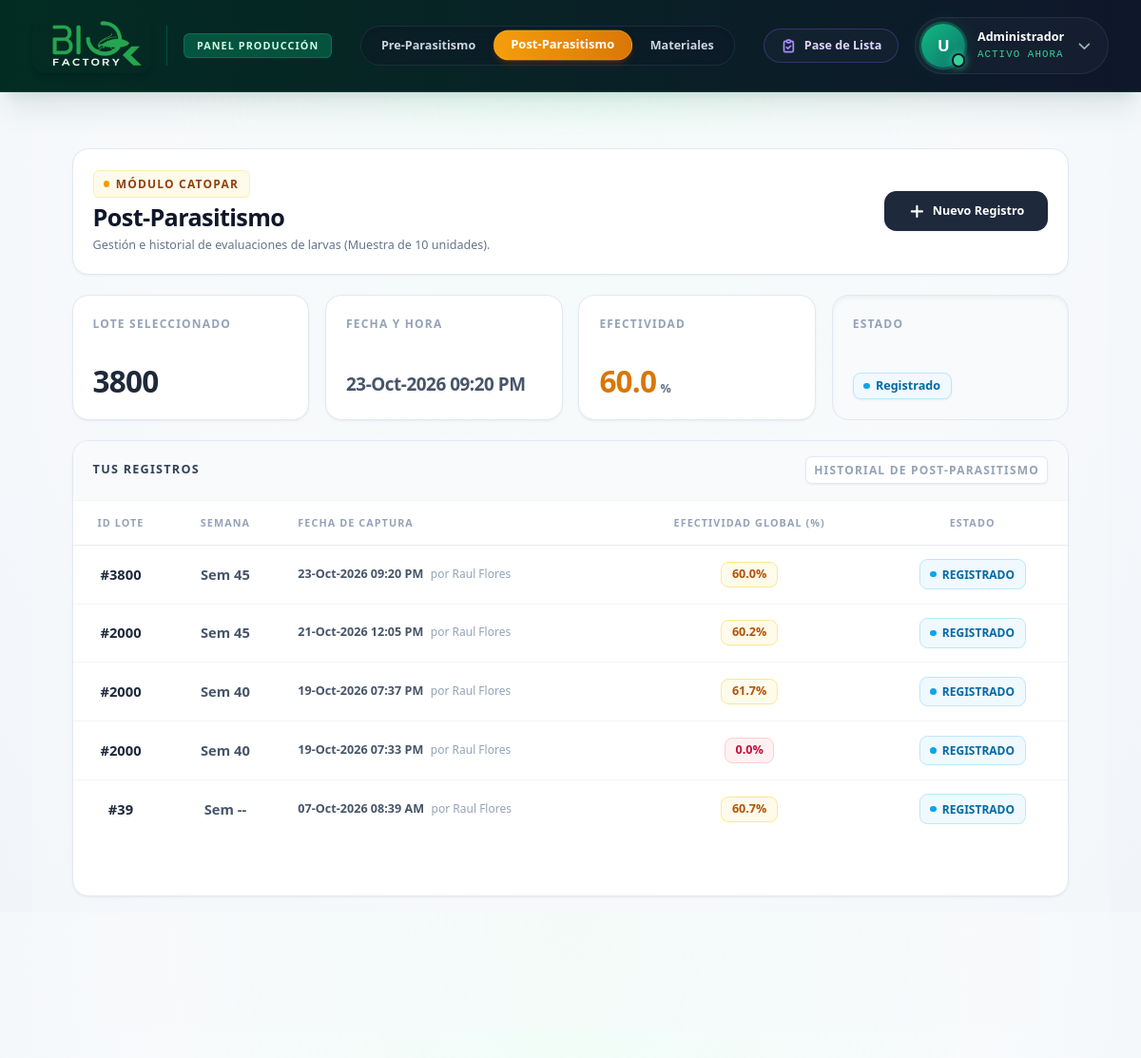
The app's page /piso/catopar/post with its own data.
### tables this page shows
CREATE TABLE POST_PARASITISMO_CABECERA (
    id_cabecera INTEGER PRIMARY KEY AUTOINCREMENT,
    id_lote TEXT NOT NULL,
    id_operador INTEGER NOT NULL,
    fecha_registro TEXT NOT NULL
, semana INTEGER, estatus TEXT DEFAULT 'Pendiente', porcentaje_global REAL DEFAULT 0.0);

### routes/prod_catopar.py (the view)
@prod_catopar_bp.route('/post')
def post():
    try:
        conn = get_db_connection()
        cursor = conn.cursor()
        cursor.execute("""
            SELECT C.id_cabecera, C.id_lote, C.semana, C.estatus, C.fecha_registro, U.nombre_usuario,
                   SUM(D.gorg_nacidos) as total_gorg_nacidos,
                   SUM(D.gorg_pupas) as total_gorg_pupas,
                   SUM(D.cat_negros) as total_cat_negros,
                   SUM(D.cat_combinados) as total_cat_combinados,
                   SUM(D.cat_ambar) as total_cat_ambar
            FROM POST_PARASITISMO_CABECERA C
            JOIN USUARIOS U ON C.id_operador = U.id_usuario
            LEFT JOIN POST_PARASITISMO_DETALLE D ON C.id_cabecera = D.id_cabecera
            GROUP BY C.id_cabecera
            ORDER BY C.id_cabecera DESC LIMIT 30
        """)
        filas_historial = cursor.fetchall()
        historial = []
        meses_es = {"01":"Ene", "02":"Feb", "03":"Mar", "04":"Abr", "05":"May", "06":"Jun",
                    "07":"Jul", "08":"Ago", "09":"Sep", "10":"Oct", "11":"Nov", "12":"Dic"}
        for row in filas_historial:
            row_dict = dict(row)
            t_gorg = (row_dict.get('total_gorg_nacidos') or 0) + (row_dict.get('total_gorg_pupas') or 0)
            t_cat = (row_dict.get('total_cat_negros') or 0) + (row_dict.get('total_cat_combinados') or 0) + (row_dict.get('total_cat_ambar') or 0)
            total_insectos = t_gorg + t_cat
            porcentaje = (t_cat / total_insectos * 100) if total_insectos > 0 else 0.0
            row_dict['porcentaje'] = round(porcentaje, 1)
            if row_dict['fecha_registro']:
                try:
                    fecha_obj = datetime.strptime(row_dict['fecha_registro'][:10], '%Y-%m-%d')
                    dia = fecha_obj.strftime('%d')
                    mes_num = fecha_obj.strftime('%m')
                    anio = fecha_obj.strftime('%Y')
                    hora_str = ""
                    if len(row_dict['fecha_registro']) > 10:
                        hora_obj = datetime.strptime(row_dict['fecha_registro'], '%Y-%m-%d %H:%M:%S')
                        hora_str = hora_obj.strftime(' %I:%M %p')
                    row_dict['fecha_registro'] = f"{dia}-{meses_es[mes_num]}-{anio}{hora_str}"
                except ValueError:
                    pass
            historial.append(row_dict)
        cursor.execute("""
            SELECT C.id_cabecera, C.id_lote, C.semana, C.estatus, C.fecha_registro,
                   SUM(D.gorg_nacidos) as total_gorg_nacidos,
                   SUM(D.gorg_pupas) as total_gorg_pupas,
                   SUM(D.cat_negros) as total_cat_negros,
                   SUM(D.cat_combinados) as total_cat_combinados,
                   SUM(D.cat_ambar) as total_cat_ambar
            FROM POST_PARASITISMO_CABECERA C
            LEFT JOIN POST_PARASITISMO_DETALLE D ON C.id_cabecera = D.id_cabecera
            GROUP BY C.id_cabecera
            ORDER BY C.id_cabecera DESC LIMIT 1
        """)
        row_ultimo = cursor.fetchone()
        ultimo = None
        if row_ultimo:
            ultimo = dict(row_ultimo)
            t_gorg = (ultimo.get('total_gorg_nacidos') or 0) + (ultimo.get('total_gorg_pupas') or 0)
            t_cat = (ultimo.get('total_cat_negros') or 0) + (ultimo.get('total_cat_combinados') or 0) + (ultimo.get('total_cat_ambar') or 0)
            total_insectos = t_gorg + t_cat
            porcentaje = (t_cat / total_insectos * 100) if total_insectos > 0 else 0.0
            ultimo['porcentaje'] = round(porcentaje, 1)
            if ultimo['fecha_registro']:
                try:
                    fecha_obj = datetime.strptime(ultimo['fecha_registro'][:10], '%Y-%m-%d')
                    dia = fecha_obj.strftime('%d')
                    mes_num = fecha_obj.strftime('%m')
                    anio = fecha_obj.strftime('%Y')
                    hora_str = ""
                    if len(row_ultimo['fecha_registro']) > 10:
                        hora_obj = datetime.strptime(row_ultimo['fecha_registro'], '%Y-%m-%d %H:%M:%S')
                        hora_str = hora_obj.strftime(' %I:%M %p')
                    ultimo['fecha_registro'] = f"{dia}-{meses_es[mes_num]}-{anio}{hora_str}"
                except ValueError:
                    pass
        conn.close()
    except Exception as e:
        print("Error en Post-Parasitismo:", e)
        historial = []
        ultimo = None
    return render_template('produccion/catopar/post.html', historial=historial, ultimo=ultimo)

### routes/prod_catopar.py (called while the page is built)
def get_db_connection():
    conn = sqlite3.connect('Bd_SIO-AGRO.db', isolation_level=None)
    conn.row_factory = sqlite3.Row
    return conn

### templates/produccion/catopar/post.html (shortened to what this page needs)
{% extends "produccion/base_produc.html" %}
{% block navbar_menu %}
<div class="w-full max-w-full overflow-x-auto hide-scroll flex justify-start sm:justify-center px-3 py-1">
    <div
        class="inline-flex items-center gap-1 p-1 bg-slate-900/40 rounded-full border border-slate-700/50 backdrop-blur-md shadow-inner flex-nowrap min-w-max">
        <a href="{{ url_for('prod_catopar.pre') }}"
            class="px-4 py-1.5 rounded-full text-xs font-bold text-slate-300 hover:text-white hover:bg-slate-700/50 transition-all whitespace-nowrap">
            Pre-Parasitismo
        </a>
        <a id="activePill" href="{{ url_for('prod_catopar.post') }}"
            class="px-4 py-1.5 rounded-full text-xs font-black text-white bg-gradient-to-r from-amber-500 to-amber-600 shadow-md shadow-amber-900/40 border border-amber-400/30 scale-[1.03] transition-all cursor-default whitespace-nowrap">
            Post-Parasitismo
        </a>
        <a href="{{ url_for('prod_catopar.materiales') }}"
            class="px-4 py-1.5 rounded-full text-xs font-bold text-slate-300 hover:text-white hover:bg-slate-700/50 transition-all whitespace-nowrap">
            Materiales
        </a>
    </div>
</div>
{% endblock %}
{% block content %}
<div class="flex-1 overflow-y-auto px-6 pt-6 pb-10 lg:px-10 bg-slate-50/50">
    <div class="w-full max-w-6xl mx-auto flex flex-col gap-5 pb-16 mb-8">
        <div
            class="bg-white border border-slate-200 p-5 rounded-2xl shadow-sm flex flex-col md:flex-row justify-between items-start md:items-center gap-4">
            <div>
                <div
                    class="inline-flex items-center gap-1.5 px-2.5 py-1 rounded-md bg-amber-50 text-amber-800 border-amber-200/60 border text-[10px] font-bold tracking-widest uppercase mb-1">
                    <div class="w-1.5 h-1.5 rounded-full bg-amber-500"></div>
                    Módulo Catopar
                </div>
                <h1 class="text-2xl font-black text-slate-900 tracking-tight mb-1">Post-Parasitismo</h1>
                <p class="text-xs text-slate-500 font-medium">Gestión e historial de evaluaciones de larvas (Muestra de
                    10 unidades).</p>
            </div>
            <button onclick="abrirModal('modalRegistroPost'); mostrarPasoPost(1);"
                class="bg-slate-800 hover:bg-slate-900 text-white text-xs font-bold py-3 px-6 rounded-xl shadow-sm transition-colors flex items-center gap-2 whitespace-nowrap">
                <svg class="w-4 h-4 font-bold" fill="none" stroke="currentColor" viewBox="0 0 24 24">
                    <path stroke-linecap="round" stroke-linejoin="round" stroke-width="3" d="M12 4v16m8-8H4"></path>
                </svg>
                Nuevo Registro
            </button>
        </div>
        <div class="grid grid-cols-2 md:grid-cols-4 gap-4">
            <div
                class="bg-white p-5 rounded-2xl shadow-sm border border-slate-200 flex flex-col justify-between min-h-[110px]">
                <h3 class="text-slate-400 text-[10px] font-extrabold uppercase tracking-widest">Lote Seleccionado</h3>
                <p class="text-3xl font-black text-slate-800 tracking-tight mt-auto" id="kpiLote">{{ ultimo.id_lote if
                    ultimo else '--' }}</p>
            </div>
            <div
                class="bg-white p-5 rounded-2xl shadow-sm border border-slate-200 flex flex-col justify-between min-h-[110px]">
                <h3 class="text-slate-400 text-[10px] font-extrabold uppercase tracking-widest">Fecha y Hora</h3>
                <p class="text-lg font-black text-slate-600 tracking-tight mt-auto" id="kpiFecha">{{
                    ultimo.fecha_registro if ultimo else '--/--/----' }}</p>
            </div>
            <div
                class="bg-white p-5 rounded-2xl shadow-sm border border-slate-200 flex flex-col justify-between min-h-[110px]">
                <h3 class="text-slate-400 text-[10px] font-extrabold uppercase tracking-widest">Efectividad</h3>
                <div class="flex items-end gap-1 mt-auto">
                    <p class="text-3xl font-black text-amber-600 tracking-tight" id="kpiPorcentaje">{{ ultimo.porcentaje
                        if ultimo and ultimo.porcentaje is not none else '0.0' }}</p>
                    <span class="text-xs font-bold text-slate-500 mb-0.5">%</span>
                </div>
            </div>
            <div
                class="bg-slate-50 p-5 rounded-2xl shadow-inner border border-slate-200 flex flex-col justify-between min-h-[110px]">
                <h3 class="text-slate-400 text-[10px] font-extrabold uppercase tracking-widest">Estado</h3>
                <div class="mt-auto" id="kpiContenedorEstatus">
                    {% if ultimo %}
                    <span
                        class="inline-flex items-center gap-1.5 px-2.5 py-1 bg-sky-50 text-sky-700 text-xs font-bold rounded-lg border border-sky-200 shadow-sm">
                        <span class="w-1.5 h-1.5 rounded-full bg-sky-500"></span> Registrado
                    </span>
                    {% else %}
                    <span
                        class="inline-flex items-center gap-1.5 px-2.5 py-1 bg-white text-slate-500 text-xs font-bold rounded-lg border border-slate-200 shadow-sm">
                        <span class="w-1.5 h-1.5 rounded-full bg-slate-300"></span> Esperando lote
                    </span>
                    {% endif %}
                </div>
            </div>
        </div>
        <div
            class="bg-white rounded-2xl shadow-sm border border-slate-200 overflow-hidden flex flex-col flex-1 min-h-[400px]">
            <div class="bg-slate-50 border-b border-slate-100 px-5 py-4 flex justify-between items-center">
                <h2 class="text-xs font-bold text-slate-700 uppercase tracking-widest">Tus Registros</h2>
                <span
                    class="text-[10px] text-slate-400 font-bold uppercase tracking-widest bg-white border border-slate-200 px-2 py-1 rounded-md shadow-sm">Historial
                    de Post-Parasitismo</span>
            </div>
            <div class="overflow-x-auto overflow-y-auto max-h-[55vh] table-container" id="scrollTable">
                <table class="min-w-full divide-y divide-slate-100 text-sm">
                    <thead class="bg-white text-slate-400 sticky top-0 z-10 shadow-sm">
                        <tr>
                            <th class="px-5 py-3 text-center font-black uppercase tracking-widest text-[9px] w-24">ID
                                Lote</th>
                            <th class="px-4 py-3 text-center font-black uppercase tracking-widest text-[9px]">Semana
                            </th>
                            <th class="px-4 py-3 text-left font-black uppercase tracking-widest text-[9px]">Fecha de
                                Captura</th>
                            <th class="px-4 py-3 text-center font-black uppercase tracking-widest text-[9px]">
                                Efectividad Global (%)</th>
                            <th class="px-4 py-3 text-center font-black uppercase tracking-widest text-[9px]">Estado
                            </th>
                        </tr>
                    </thead>
                    <tbody class="divide-y divide-slate-100 bg-white">
                        {% for reg in historial %}
                        <tr onclick="seleccionarRegistroPost('{{ reg.id_lote }}', '{{ reg.fecha_registro }}', '{{ reg.porcentaje }}', this)"
                            class="hover:bg-amber-50/40 transition-colors cursor-pointer group">
                            <td class="px-5 py-3.5 text-center font-black text-slate-800 group-hover:text-amber-600">#{{
                                reg.id_lote }}</td>
                            <td class="px-4 py-3.5 text-center font-bold text-slate-600">Sem {{ reg.semana if reg.semana
                                else '--' }}</td>
                            <td class="px-4 py-3.5 text-xs font-bold text-slate-600">{{ reg.fecha_registro }} <span
                                    class="text-[10px] text-slate-400 font-medium ml-1">por {{ reg.nombre_usuario
                                    }}</span></td>
                            <td class="px-4 py-3.5 text-center">
                                <span
                                    class="inline-flex items-center px-2.5 py-1 rounded-lg text-xs font-black {% if reg.porcentaje >= 80 %}text-emerald-700 bg-emerald-50 border border-emerald-200{% elif reg.porcentaje >= 50 %}text-amber-700 bg-amber-50 border border-amber-200{% else %}text-rose-700 bg-rose-50 border border-rose-200{% endif %}">
                                    {{ reg.porcentaje }}%
                                </span>
                            </td>
                            <td class="px-4 py-3.5 text-center">
                                <span
                                    class="inline-flex items-center gap-1.5 px-2.5 py-1 bg-sky-50 text-sky-700 text-[10px] font-extrabold uppercase rounded-lg border border-sky-200">
                                    <span class="w-1.5 h-1.5 rounded-full bg-sky-500"></span> Registrado
                                </span>
                            </td>
                        </tr>
                        {% else %}
                        <tr>
                            <td colspan="5" class="px-5 py-8 text-center text-slate-400 text-sm font-medium">Aún no hay
                                registros de Post-Parasitismo.</td>
                        </tr>
                        {% endfor %}
                    </tbody>
                </table>
            </div>
        </div>
    </div>
</div>
{% endblock %}

### templates/produccion/base_produc.html (style rules this page uses)
@media (min-width: 1024px) { html { zoom: 120%; } }

### records on screen
POST_PARASITISMO_CABECERA: id_lote "3800", semana "45", fecha_registro "23-Oct-2026 09:20 PM", nombre_usuario "Raul Flores", porcentaje "60.0"
POST_PARASITISMO_CABECERA: id_lote "2000", semana "45", fecha_registro "21-Oct-2026 12:05 PM", nombre_usuario "Raul Flores", porcentaje "60.2"
POST_PARASITISMO_CABECERA: id_lote "2000", semana "40", fecha_registro "19-Oct-2026 07:37 PM", nombre_usuario "Raul Flores", porcentaje "61.7"
POST_PARASITISMO_CABECERA: id_lote "2000", semana "40", fecha_registro "19-Oct-2026 07:33 PM", nombre_usuario "Raul Flores", porcentaje "0.0"
POST_PARASITISMO_CABECERA: id_lote "39", semana "--", fecha_registro "07-Oct-2026 08:39 AM", nombre_usuario "Raul Flores", porcentaje "60.7"

### other values on screen
{{ session.get('nombre', 'U')[0]|upper if session.get('nombre') else 'U' }} "U"
{{ session.get('nombre', 'Administrador') }} "Administrador"
{{ ultimo.fecha_registro if ultimo else '--/--/----' }} "23-Oct-2026 09:20 PM"
